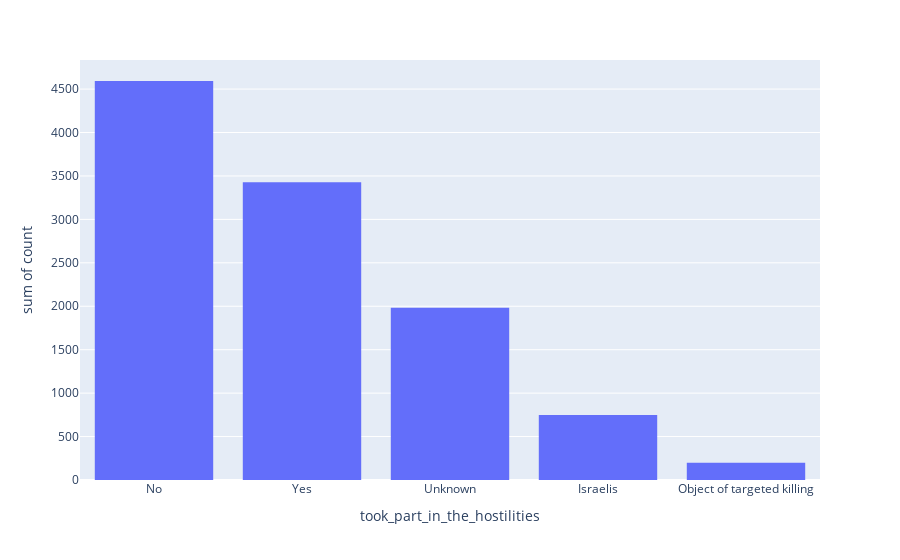

Notebook cell for this chart:
### Code cell
px.histogram(df.took_part_in_the_hostilities.value_counts().reset_index(), x='took_part_in_the_hostilities', y='count')

### Figure 1 — Plotly figure (JSON) as saved in the notebook; plotly's stock layout.template omitted (floating-point values rounded to 4 significant figures)
{"data": [{"alignmentgroup": "True", "bingroup": "x", "histfunc": "sum", "hovertemplate": "took_part_in_the_hostilities=%{x}<br>sum of count=%{y}<extra></extra>", "legendgroup": "", "marker": {"color": "#636efa", "pattern": {"shape": ""}}, "name": "", "offsetgroup": "", "orientation": "v", "showlegend": false, "type": "histogram", "x": ["No", "Yes", "Unknown", "Israelis", "Object of targeted killing"], "xaxis": "x", "y": [4593, 3428, 1983, 748, 199], "yaxis": "y"}], "layout": {"barmode": "relative", "legend": {"tracegroupgap": 0}, "margin": {"t": 60}, "xaxis": {"anchor": "y", "domain": [0, 1], "title": {"text": "took_part_in_the_hostilities"}}, "yaxis": {"anchor": "x", "domain": [0, 1], "title": {"text": "sum of count"}}}}
